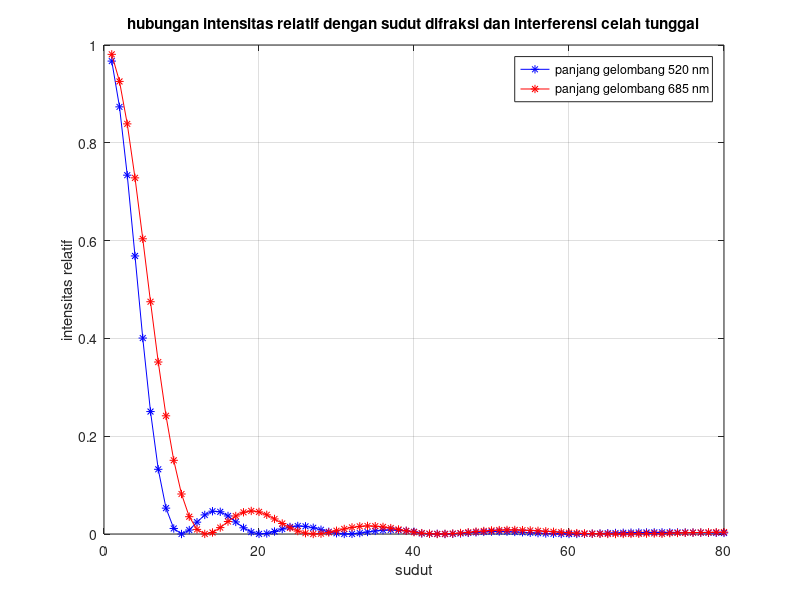
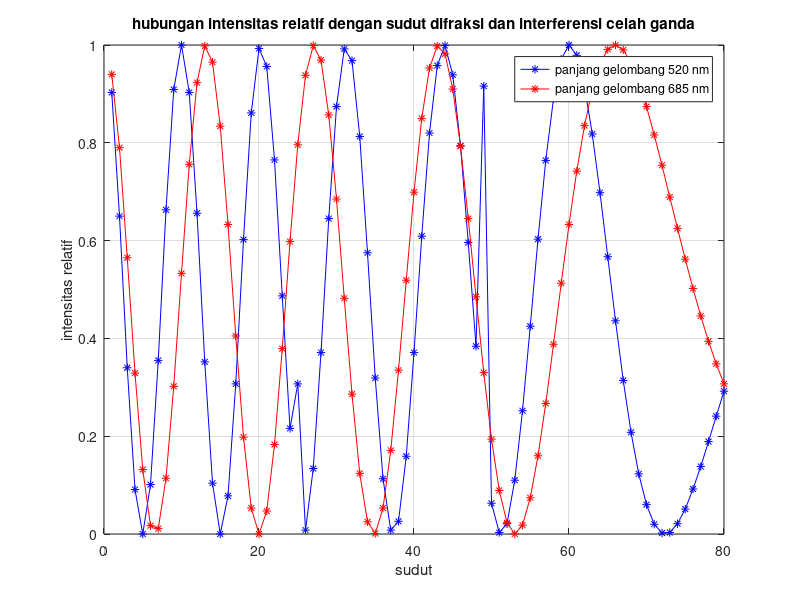

Recreate these plots in MATLAB, in order.
clear; clc;
%perhitungan panjang gelombang dan tebal rambut
disp('Panjang Gelombang Laser dan Tebal Rambut')
disp('-------------------------------------------')
v=input('masukkan panjang gelombang laser :')
w=input('masukkan orde ke-n: ');
x=input('masukkan konstanta kisi: ');
y=input('masukkan rata-rata jarak orde-n ke terang pusat: ');
z=input('masukkan jarak kisi-layar: ');
lambda = (1/(x*w))*(y/sqrt((z)^2+(y)^2));
Drambut = (v*w*z)/y;
fprintf('Besar Panjang Gel. Laser = %.4f\n',lambda)
fprintf('Besar Diameter Rambut = %.4f\n',Drambut)

%Data Difraksi Celah Tunggal dan Celah Ganda
datasudut=1:80;
dataIntenA1=[0.9671 0.8735 0.7338 0.5686 0.4007 0.2504 0.1323 0.0529 0.0113 0 0.0081 0.0242 0.039 0.0466 0.0454 0.0369 0.0247 0.0127 0.004 0.0002 0.0011 0.0051 0.0102 0.0144 0.0164 0.0157 0.0128 0.0087 0.0046 0.0015 0.0001 0.0003 0.0019 0.0041 0.0063 0.0078 0.0083 0.0078 0.0065 0.0046 0.0012 0.0003 0.0003 0 0.0004 0.0012 0.0023 0.0034 0.0043 0.0049 0.005 0.0048 0.0042 0.0035 0.0026 0.0018 0.001 0.0005 0.0001 0 0.0001 0.0003 0.0007 0.0011 0.0016 0.0021 0.0025 0.0028 0.0031 0.0032 0.0033 0.0034 0.0033 0.0032 0.0031 0.0029 0.0028 0.0026 0.0024 0.0022];
dataIntenA2=[0.9809	0.9255	0.8387	0.7283	0.6037	0.475	0.3517	0.2417	0.1507	0.0818	0.0354	0.0094	0.0002	0.0031	0.0131	0.0255	0.0368	0.0444	0.0472	0.0452	0.0392	0.0308	0.0215	0.0128	0.006	0.0017	0	0.0007	0.0032	0.0067	0.0103	0.0135	0.0156	0.0165	0.016	0.0145	0.0121	0.0093	0.0064	0.0038	0.0018	0.0006	0	0.0002	0.0009	0.0021	0.0035	0.0049	0.0062	0.0073	0.008	0.0083	0.0083	0.0079	0.0073	0.0065	0.0055	0.0045	0.0035	0.0026	0.0018	0.0011	0.0006	0.0003	0.0001	0	0.0001	0.0002	0.0005	0.0008	0.0011	0.0004	0.0018	0.0021	0.0025	0.0028	0.0031	0.0033	0.0036	0.0038];
dataIntenB1=[0.903 0.65	0.34 0.091	0 0.101	0.355 0.663	0.909 1.000	0.903	0.656	0.352	0.104	0	0.078	0.307	0.602	0.861	0.993	0.956	0.765	0.487	0.216	0.307	0.008	0.134	0.371	0.645	0.874	0.992	0.968	0.813	0.575	0.319	0.113	0.008	0.026	0.159	0.371	0.609	0.82	0.958	0.999	0.939	0.794	0.596	0.384	0.916	0.063	0.003	0.021	0.11	0.252	0.425	0.603	0.764	0.89	0.971	1.000	0.979	0.915	0.818	0.698	0.567	0.436	0.314	0.208	0.123	0.06	0.02	0.002	0.003	0.021	0.051	0.092	0.138	0.189	0.241	0.292];
dataIntenB2=[0.94 0.79 0.565 0.329 0.132 0.017 0.011 0.114	0.302 0.533	0.756 0.923	0.998 0.965	0.834 0.633	0.405 0.198	0.053 0	0.047 0.183	0.379 0.598	0.796 0.938	0.999 0.969	0.857 0.685	0.482 0.286	0.124 0.025	0.001 0.053	0.171 0.335	0.519 0.699	0.85 0.953 0.998 0.982 0.91	0.793 0.645 0.485 0.33	0.194 0.089	0.023 0	0.018 0.074	0.16 0.267	0.388 0.513	0.633 0.742	0.835 0.909	0.961 0.991	1.000 0.99	0.964 0.924	0.874 0.816	0.754 0.689	0.625 0.562	0.502 0.446	0.394 0.348	0.307];

%Grafik percobaan Difraksi Celah Tunggal
plot(datasudut,dataIntenA1,'b-*',datasudut,dataIntenA2,'r-*');
    title('hubungan intensitas relatif dengan sudut difraksi dan interferensi celah tunggal')
    xlabel('sudut'),ylabel('intensitas relatif')
    legend('panjang gelombang 520 nm','panjang gelombang 685 nm')
  grid on
%Grafik percobaan Difraksi dan Interferensi Celah Ganda
figure;
plot(datasudut,dataIntenB1,'b*-',datasudut,dataIntenB2,'r*-')
    title('hubungan intensitas relatif dengan sudut difraksi dan interferensi celah ganda')
    xlabel('sudut'),ylabel('intensitas relatif')
    legend('panjang gelombang 520 nm','panjang gelombang 685 nm')
  grid on